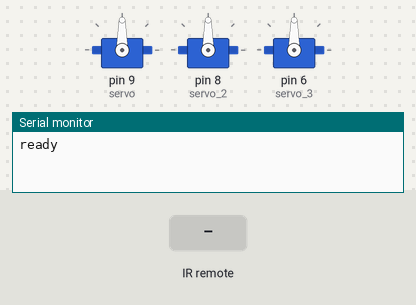
Bench run of a sketch on a simulated Arduino Uno, built with avr-gcc and run on an emulated ATmega328P. Shown: 3 × servo, the last lines printed to the serial monitor. Inputs (shaded band) come from the test bench.

Above: at 1.2 s.
1.3 s: infrared code 0xFF6897 received
At 2.0 s:
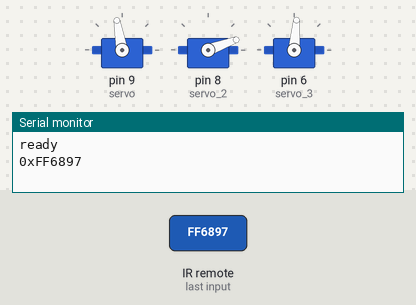
2.8 s: infrared code 0xFF30CF received
At 3.1 s:
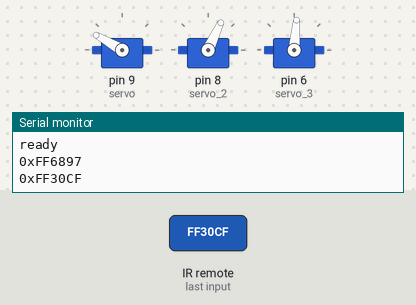
4.3 s: infrared code 0xFF18E7 received
At 5.4 s:
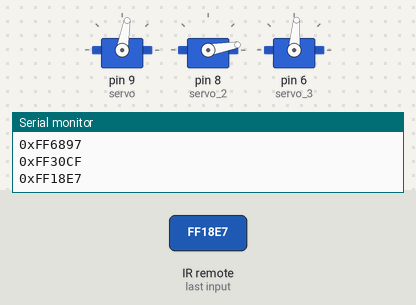
5.8 s: infrared code 0xFF9867 received
At 6.6 s:
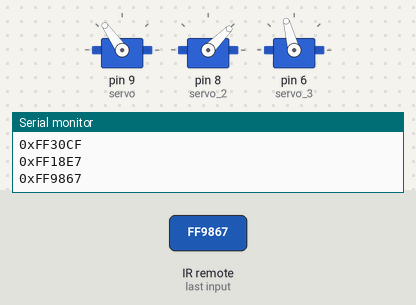
7.3 s: infrared code 0xFF30CF received
At 7.7 s:
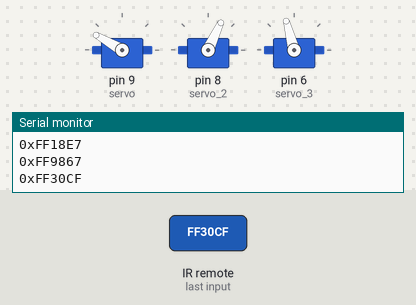
8.8 s: infrared code 0xFF18E7 received
At 10.1 s:
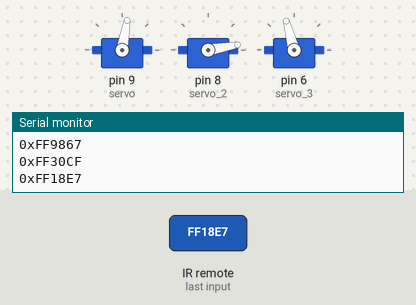
Timing chart, 0 to 11.3 s (numbered marks = the images above; inputs shaded):
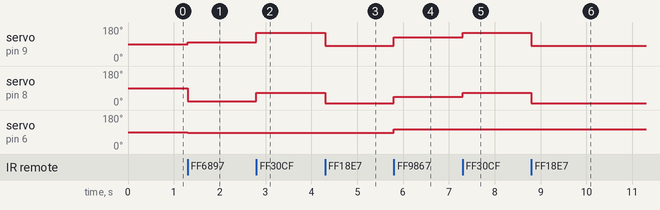

The sketch:

ir_recv_for_3_servo.ino
```cpp
#include "IRremote.h" // special librrary.
#include <Servo.h>
//link -->> https://github.com/shirriff/Arduino-IRremote

const int IR_PIN = 12; // pin to connect
Servo servo;
Servo servo_2;
Servo servo_3;
IRrecv irrecv(IR_PIN); // an object for IRrecv

void setup() {
  Serial.begin(9600);
  servo.attach(9);
  servo_2.attach(8);
  servo_3.attach(6);
  Serial.println("ready");
  irrecv.enableIRIn(); // start.
}

void loop() {
  decode_results results; // decode_results -->> struct for decoded commands.
  if (irrecv.decode(&results)) { // like cin.good();
    Serial.print("0x");
    Serial.println(results.value, HEX);
    if (results.value == 0xFF6897) {
      servo.write(100);
      servo_2.write(20);
      servo_3.write(85);
    } else if (results.value == 0xFF9867) {
      servo.write(125);
      servo_2.write(45);
      servo_3.write(105);
    } else if (results.value == 0xFF30CF) {
      servo.write(150);
      servo_2.write(65);
    } else if (results.value == 0xFF18E7) {
      servo.write(80);
      servo_2.write(10);
    }
    else if (results.value == 0xFFFFFFFF) {
//        servo.write(60);
//        delay(1000);
//        servo.write(0);
//        delay(1000);
    }

    irrecv.resume(); // called to resume decoding
  }
}
```

Measured:
- after the input at 1.3 s, servo on pin 9 (servo): 90° → 100° at once; servo on pin 8 (servo_2): 90° → 20° at once; servo on pin 6 (servo_3): 90° → 85° at once
- after the input at 2.8 s, servo on pin 9 (servo): 100° → 150° at once; servo on pin 8 (servo_2): 20° → 65° at once
- after the input at 4.3 s, servo on pin 9 (servo): 150° → 80° at once; servo on pin 8 (servo_2): 65° → 10° at once
- after the input at 5.8 s, servo on pin 9 (servo): 80° → 125° at once; servo on pin 8 (servo_2): 10° → 45° at once; servo on pin 6 (servo_3): 85° → 105° at once
- after the input at 7.3 s, servo on pin 9 (servo): 125° → 150° at once; servo on pin 8 (servo_2): 45° → 65° at once
- after the input at 8.8 s, servo on pin 9 (servo): 150° → 80° at once; servo on pin 8 (servo_2): 65° → 10° at once
